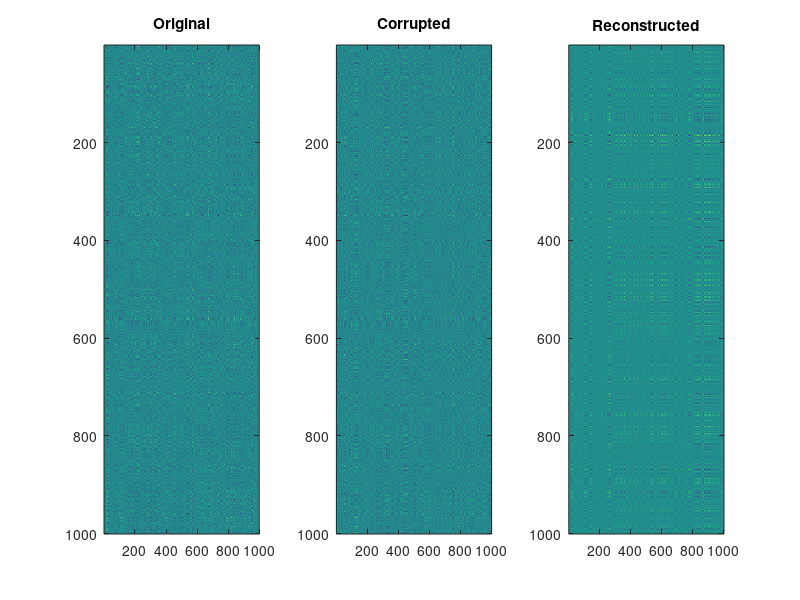

Source code (MATLAB):
% create low rank matrix and add Gaussian noise
n = 1000; % matrix size
r = 5; % rank of the low rank matrix
X = randn(n,r)*randn(r,n); % create low rank matrix
noise = 0.1*randn(n,n); % add Gaussian noise
Y = X + noise; % corrupted matrix

% recover low rank matrix using least squares method
X_hat = pinv(Y)*X;

% plot original, corrupted, and reconstructed matrices
figure;
subplot(1,3,1); imagesc(X); title('Original');
subplot(1,3,2); imagesc(Y); title('Corrupted');
subplot(1,3,3); imagesc(X_hat); title('Reconstructed');